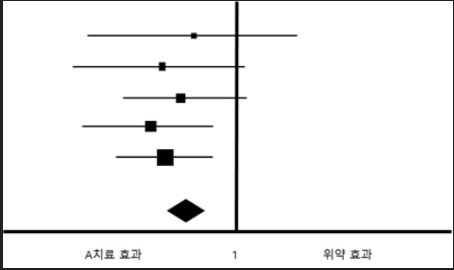
#> input picture JBNU_Statistics_Ph.D/3rd semester/생물통계학/11월 9일/Ch43/4.JPG, 454 x 270 px, found by its file name
$ jupyter execute --allow-errors Chapter_43.ipynb
#> lines starting #> are read from the running program, lines starting #| are printed output that depends on the picture
# Ch 43. 체계적 고찰 및 메타분석

##### 체계적 고찰

`-` `체계적 고찰`: 동일한 또는 유사한 주제에 대해 연구한 모든 적절한 연구결과들의 정보를 일정한 형식에 따라 체계적으로 결합하는 것
  -  동일하거나  유사한 처리를 실시한 임상시험들을 대상으로 실시
  - 임상가의 전문 식견과 함께 최상의 근거에 기초하고 현재 활용가능한 연구결과들을 환자 치료에 사용하는 `근거-기반 의학`의 핵심적인 부분에 해당

`-` `코크란 협력단체` : 근거-기반 의학에서 중요한 체계적 고찰을 위해 결성된 국제적인 네트워크
 - 체계적 고찰에 관한 코크란 데이터베이스 등 근거-기반 보건의료 데이터베이스들을 모은 코크란 라이브러리 운영
     - `참고` https://community.cochrane.org/

`-` 체계적 고찰으로 얻을 수 있는 것들
   - **정제와 축소**: 대규모 정보들을 정제해서 사용 가능한 크기의 정보로 요약
   - **효율성**: 새로운 연구를 수행하는 것에 비해 빠른 속도, 적은 비용
   - **일반화 가능성 및 일관성**: 단일연구에서 얻어지는 결과보다 광범위하고 다양한 환자 모집단으로 일반화 가능
   - **신뢰성**: 체계적 고찰의 목적 **오차 줄이기**
       - 종설(체계적이지 않은 고찰)이나 단일 연구에 비해 임상진료지침의 신뢰성 및 정확성 향상
   - **검정력 및 정밀성**: 수량화된 체계적 고찰 수행시 실제 관심효과들을 발견해 낼 수 있는 검정력이 증가 $\to$ 단일연구보다 더 정밀한 추정값 제시 가능

##### 메타분석

`-` **메타분석**: 수치형 결과들에 초점을 맞춘, 체계적 고찰의 특수한 형태
   - 주 목적: 각 개별 연구들의 결과를 결합해서 관심효과에 관한 전반적 혹은 평균적 효과를 추정하고자 하는 것

`-` 수행 방법

**1. 관심효과에 대해 정의하고 만일 각 연구의 원자료들을 얻을 수 있으면, 이를 사용해 관심효과 평가**
- 현실적으로는 원자료 획득이 힘들어서 출판된 논문에서 관심효과 추출
- 두 처리군을 비교하는 임상시험의 경우, 관심효과는 `결과변수의 형태`에 따라 정해짐
     - `연속형`
         - 관심효과는 처리 평균들 간의 차이,(차이가 0이라는 의미는 처리효과가 없다는 뜻)
     - `두 범주`(예; 사망/생존)
         - 주 관심은 처리군에서 결과(예; 사망)가 발생할 위험
         - 관심효과는 군 간 위험 또는 율의 차이(상대위험)(두 집단 간 위험의 차이가 0이라는 의미(RR=1)는 처리효과가 없다는 뜻)

**2. 연구들 간 통계적 동질성 여부를 검토하고, 통계적 이질성에 관한 추정값 계산**

- `코크란의 동질성 카이제곱 검정`
     - $H_0$: k개 연구들 간 집단 처리 효과들은 동질적이다.($\theta_1=\theta_2=...=\theta_k$,자유도 k-1인 카이제곱 분포를 따름)
     - 메타분석을 실시하고자 하는 연구들의 수가 적으면 검정력이 낮아 연구들 간의 통계적 이질성을 발견해내기 힘듦
     - 연구의 수가 매우 많으면 이들 간의 이질성 여부가 메타분석 결과에 영향을 미치지 않는 경우에도 검정 결과는 매우 유의하게 나올 수 있어, 연구들이 이질적이라는 결론을 내리기 쉬움
     - 따라서 연구들 간 이질성 여부에 대한 평가는 주로 $I^2$ 통계량 많이 사용

- 지표 $I^2$
    - 연구들 간의 전체 변동량 중 이질성으로 인한 변동량이 차지하는 비율
    - 연구의 수나 결과변수의 형태 또는 처리효과의 종류 등에 영향을 받지 않는 지표
        - 연구들 간 일관성 여부 평가
        - 이질성이 메타분석 결과에 미치는 영향력의 크기 정량화하는데 사용
        - 0% ≤ $I^2$ ≤ 100%  (이질성이 없으면 0%)

**3. 결합효과 및 신뢰구간을 추정하고 해당 효과에 대한 가설검정을 수행.**

- 결합효과: 기본적으로 각 연구에서 얻어진 효과 추정량들을 가중평균해서 구함(가중값으로는 각 효과 추정값의 역분산 사용)

`-` 추정값들이 통계적으로 이질적이라는 증거가 없으면 `고정효과메타분석` 실시
- 고정효과모형
    - 모든 연구들의 모집단 처리효과는 같고, 각 연구로부터 관찰되는 추정값들의 변동은 전적으로 표본추출 오차 때문이라 가정
    - 결합효과의 분산은 연구-내 변동

`-` 추정값들이 통계적으로 이질적이라는 증거가 있을때 결합효과 계산 방법

1) `변량효과 메타분석`
- `변량효과 모형`: 각각의 연구들이 어떤 평균 처리효과를 중심으로 분포하고 있는 모집단 내 여러 연구로부터 무작위로 표본추출된 연구들이라는 가정
    - 결합효과의 분산은 연구-내 변동과 연구-간 변동으로 구성됨 $\to$ 해당 추정값에 대한 표준오차 커짐 $\to$ 실제 처리효과에 대한 신뢰구간도 넓어짐 $\to$ $P-value$ 역시 고정효과 메타분석보다 커지게 됨.(=결합효과가 통계적으로 유의하게 될 가능성 $\downarrow$)

2) `부집단 분석`: 연구들을 동일한 특성을 가진 몇 개의 부집단으로 층화한 후, 각 층 별로 분석 실시

3) `메타회귀분석`: 회귀분석방법론을 사용해 연구들 간의 차이가 보정된 결합효과 추정값을 계산하고, 연구들 간에 이질성이 나타나게끔 한 특성(공변량)들은 무엇인지 평가할 수 있는 방법
    - 종속변수: 각 연구에서 얻어진 효과 추정값
    - 독립변수: 개별 연구-수준의 특성들
- `변량효과 메타회귀모형`: 가장 자주 사용되는 메타회귀모형
    - 일반회귀모형에 연구-간 변동을 나타내는 오차항을 추가로 포함시켜 분석 시 이 효과를 반영하기 위한 모형
    - 표본 수:  체계적 고찰에 사용되는 연구들의 수$\to$검정력이 매우 낮아 중요한 효과 발견 어려움
     - 다중공선성 존재시 각 공변량의 효과 독립적 분리 불가$\to$잘못된 결론에 도달할 수 있음
     - 요약값 수준의 변수는 설명변수로 사용$\to$동일 모집단 내 개인 수준에서의 연관성을 반영하지 못하는 생태학적 오류의 발생 가능성

**4. 결과를 해석하고 제시**
- 각 연구들의 효과를 표 형태로 요약
- `숲 그림` 각 연구의 관심효과 크기를 그림으로 표현
    - '처리효과 없음'을 나타내는 수직선 상에 각 연구의 효과 추정값 및 이들의 평균 효과를 가로 선으로 표현하는 방법
    - 각 연구효과의 추정값은 보통 상자로 표시, 상자 면적은 해당 연구의 크기에 비례
    - 효과 추정값의 신뢰구간은 상자를 중심으로 좌우로 그은 선
    - 맨 밑에 있는 다이아몬드는 결과효과 추정값 및 해당 신뢰구간
- 숲 그림의 평가
   1. 수직선을 기준으로 같은 방향으로 놓여 있는지 검토
   2. 신뢰구간들이 겹쳐 있는지 평가
   3. 신뢰구간이 많이 겹치지 않는 연구는 작은 표본 수를 가지고 있지는 않은지 검토
   4. 각 연구의 효과 및 결합 효과에 대한 신뢰구간이 수직선을 포함하고 있는지 확인해서 개별 효과들 및 결합효과의 유의성 여부 평가

[cell 1]
from PIL import Image
Image.open('4.jpg').resize((500,300))   #숲 그림
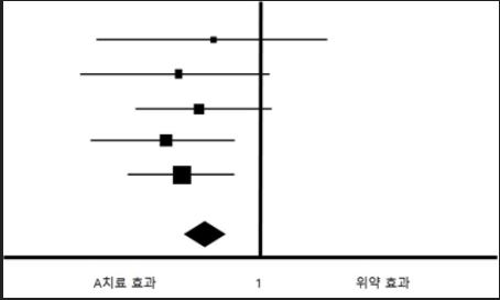
#> Out: PIL image 500x300 RGB; mean R, G, B 240.7, 240.7, 240.7

- 위에서부터 총 3건의 임상연구는 1을 포함하고 있어 통계적으로 유의하지 않은 것이고, 나머지 아래 2건은 1을 포함하고 있지 않아서 통계적으로 유의한 것이다. 이렇게 총 5개의 임상연구를 메타분석한 결과 A라는 치료가 효과가 있다는 결론을 마름모를 통해서 보여준다. 만일 마름모가 1을 포함하다면 우리는 A라는 치료가 통계학적으로 유의한 효과가 있다고 말할 수 없는 것이다.
- 출처 : http://www.mjmedi.com

#### 장점 및 단점

`장점`:  많은 표본 수 사용하는 메타분석 $\to$ 처리효과 탐지하는 검정력 증가 $\to$ 결합효과 추정시 정밀도 증가

`단점`: 부적절한 사용으로 잘못된 결론
 - 출판 편향: 통계적으로 유의한 결과를 보인 연구들로 메타분석 실시할 시, 발생하는 편향
     - **깔때기 그림**-수직축에는 각 연구의 표본 수를 수평축에는 처리효과를 사용한 산점도
         - 출판 편향 존재시 한 쪽으로 치우쳐진 비대칭 형태
 - 임상적 이질성: 연구들 간에 환자 모집단의 특성, 연구에 사용된 추적기간 등이 서로 다르기 때문에 이들에 대한 메타분석은 비교성을 확보하지 못하는 문제
 - 연구의 질 평가: 각 연구들이 연구설계나 수행과정들이 서로 달라 연구의 질도 서로 다 다름.
 - 종속성 평가: 분석에 포함되는 연구결과들이 서로 독립적이지 않을 수 있음(ex. 한 연구가 여러 개의 논문으로 중복 출판)

#### 민감도 분석

- 메타분석에서 민감도 분석은 결합효과 추정값에 대한 강건성 평가

- 민감도 분석 방법

1. 두 모형 결과 비교평가
    - 고정효과 모형과 변량효과 모형 중 어떤 모형을 사용하는지에 따라 결합 추정값의 유의성 달라질 수 있음
2. 영향력 있는 연구 존재 확인
    - 결합효과 추정값에 유난히 큰 영향을 미치는 연구가 있는지 평가
3. 누적메타분석
    - 연구들을 특정 순서에 따라 하나씩 추가하면서, 누적된 연구들을 대상으로 매번 메타분석을 실시하는 방법

#### 예제

- 8개 관찰연구들을 사용한 메타분석을 실시해서 불안장애를 가진 환자들의 뇌졸중 발생위험 평가
- 전체 환자 수는 950,759명
- 각 연구별 관심효과는 위험비임.

[cell 2]
from PIL import Image
Image.open('3.jpg').resize((500,500))   #p268 그림43.1
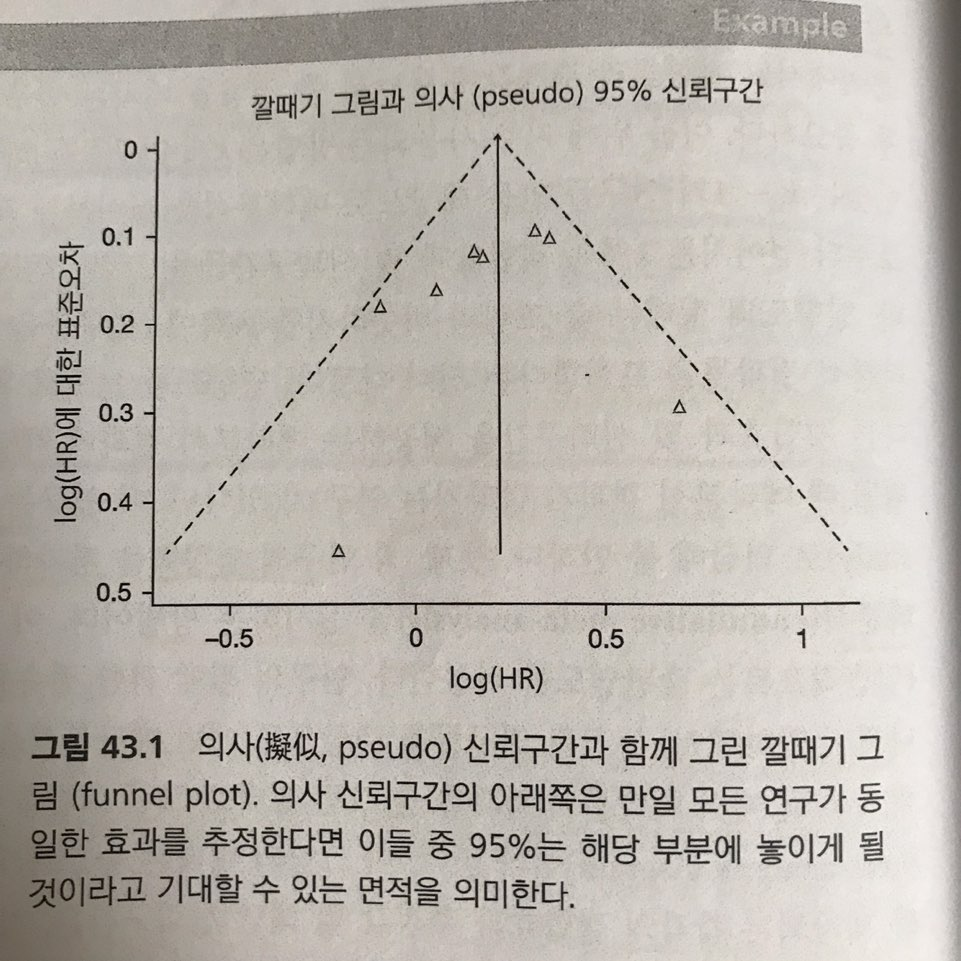
#> input picture JBNU_Statistics_Ph.D/3rd semester/생물통계학/11월 9일/Ch43/3.jpg, 961 x 961 px

- 깔때기 그림은 비교적 대칭적이기 때문에 메타분석에 포함된 연구들에 출판 편향은 개입되지 않은 것으로 판단.

[cell 3]
from PIL import Image
Image.open('1.jpg').resize((1000,500))   #p268 그림43.2
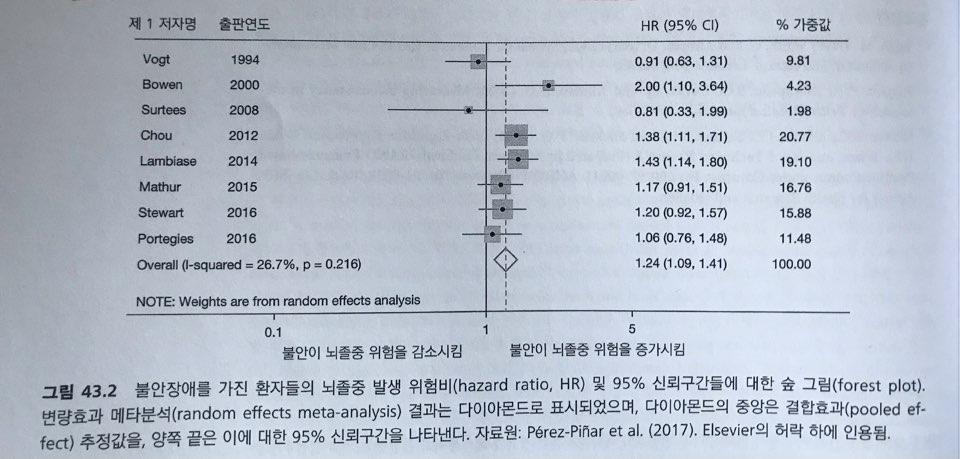
#> input picture JBNU_Statistics_Ph.D/3rd semester/생물통계학/11월 9일/Ch43/1.jpg, 960 x 459 px
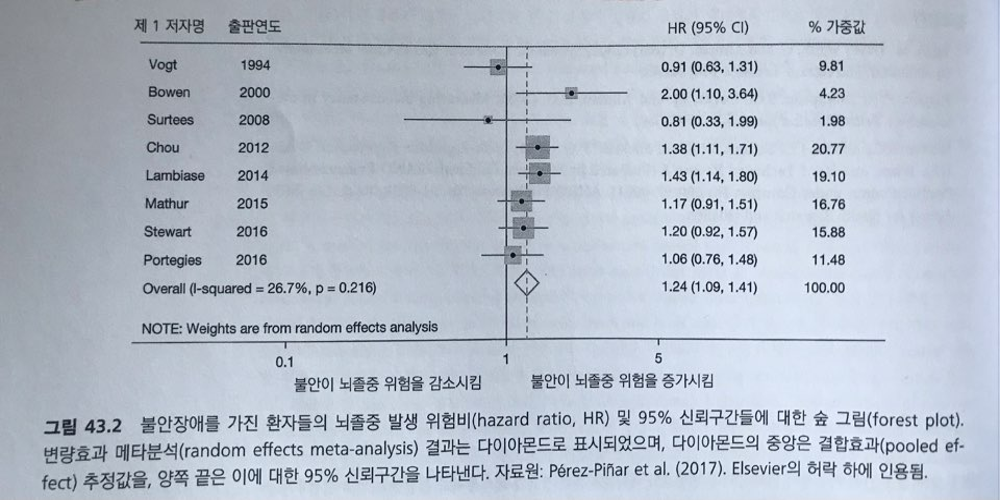
#> Out: PIL image 1000x500 RGB; mean R, G, B 180.7, 189.4, 202.2
